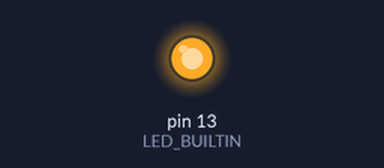
Bench run of a sketch on a simulated Arduino Uno, built with avr-gcc and run on an emulated ATmega328P. Parts: output pins drawn as LEDs (lit = HIGH).

Above: at 0.4 s.
At 11.7 s:
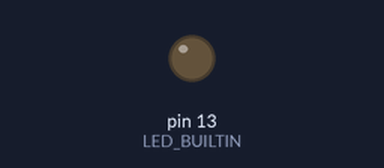
Timing chart, 0 to 16.8 s (numbered marks = the images above):
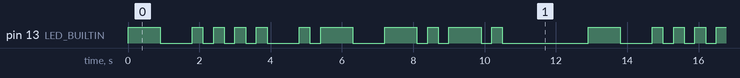

The sketch:

Blink.ino
```cpp
void setup() {

    pinMode(LED_BUILTIN, OUTPUT);
}
void dash(){
  digitalWrite(LED_BUILTIN, HIGH);
  delay(900);
  digitalWrite(LED_BUILTIN, LOW);
  delay(300);
}
void dot() {
  digitalWrite(LED_BUILTIN, HIGH);
  delay(300);
  digitalWrite(LED_BUILTIN, LOW);
  delay(300);
}
void gap() {
  delay(600);
}
void loop() {

  // Letter T (-)
  dash();
  gap();
  // Letter H (....)
  for (int i = 0; i < 4; i++) {
    dot();
  }
  gap();

  // Letter A (.-)
  dot();
  dash();
  gap();
  // Letter C (-.-.)
  dash();
  dot();
  dash();
  dot();
  delay(2100); // End of word gap (7 times dot length)
}
```

Measured:
- by itself, pin 13 (LED_BUILTIN): moves between LOW and HIGH, repeating every 12.9 s
- by itself, everything shown: repeats every 12.9 s, in 22 steps
